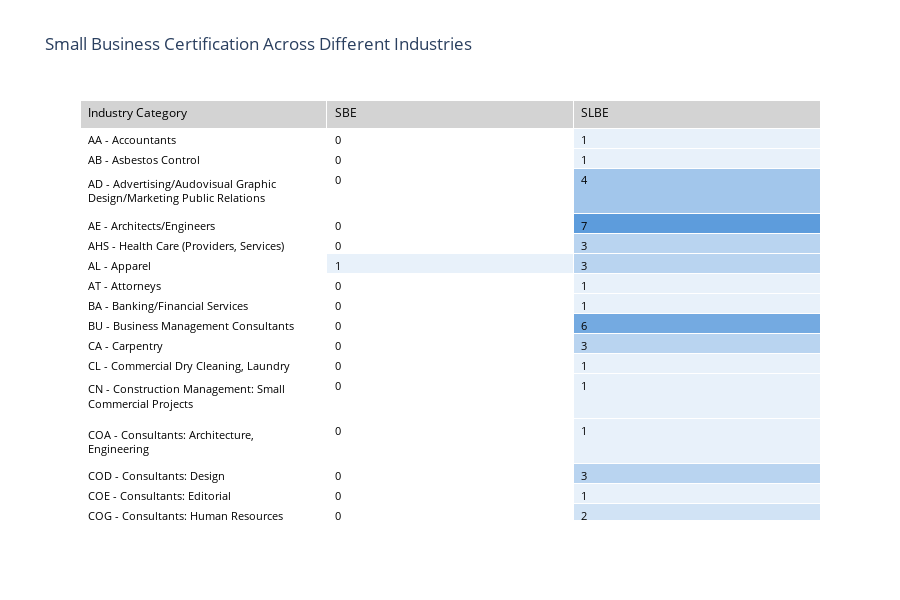

Source (notebook cell):
### Markdown cell above
##### **3.2 Small Business Certification Across Industries**

This matrix table provides a visualization of Small Business Certification Across Various Industry Categories in District 7. By leveraging a pivoted tabular format with conditional color formatting, the table makes it easy to examine the concentration of small business certifications in each industry.

### Code cell
# Group and pivot the data to create a tabular format for small business certification across industries
small_cert_industry = df_district7_new.groupby(['cob_category_codes1', 'small_local_cert']).size().reset_index(name='Count')
small_cert_industry_table = small_cert_industry.pivot(index='cob_category_codes1', columns='small_local_cert', values='Count').fillna(0)

# Normalize counts to apply conditional color formatting for each cell
max_count = small_cert_industry_table.values.max()
color_scaled_values = small_cert_industry_table / max_count

# Creating the matrix table with conditional formatting
fig_small_cert_matrix = go.Figure(data=[go.Table(
    header=dict(values=['Industry Category'] + list(small_cert_industry_table.columns),
                align='left',
                fill_color='lightgrey',
                font=dict(size=12, color='black')),
    cells=dict(values=[small_cert_industry_table.index] + [small_cert_industry_table[col] for col in small_cert_industry_table.columns],
               align='left',
               fill=dict(color=[['white'] * len(small_cert_industry_table)] + 
                         [[f'rgba(0, 100, 200, {val})' for val in color_scaled_values[col]] for col in small_cert_industry_table.columns]),
               font=dict(size=11, color='black'))
)])

# Update layout for presentation
fig_small_cert_matrix.update_layout(
    title="Small Business Certification Across Different Industries",
    height=600
)
fig_small_cert_matrix.show()

### Figure 1 — Plotly figure (JSON) as saved in the notebook; plotly's stock layout.template omitted (floating-point values rounded to 4 significant figures; data arrays with more than 128 entries replaced by an {"elided": "..."} marker saying what was removed)
{"data": [{"cells": {"align": "left", "fill": {"color": {"elided": "3x46 str values"}}, "font": {"color": "black", "size": 11}, "values": {"elided": "3x46 mixed values"}}, "header": {"align": "left", "fill": {"color": "lightgrey"}, "font": {"color": "black", "size": 12}, "values": ["Industry Category", "SBE", "SLBE"]}, "type": "table"}], "layout": {"height": 600, "title": {"text": "Small Business Certification Across Different Industries"}}}
